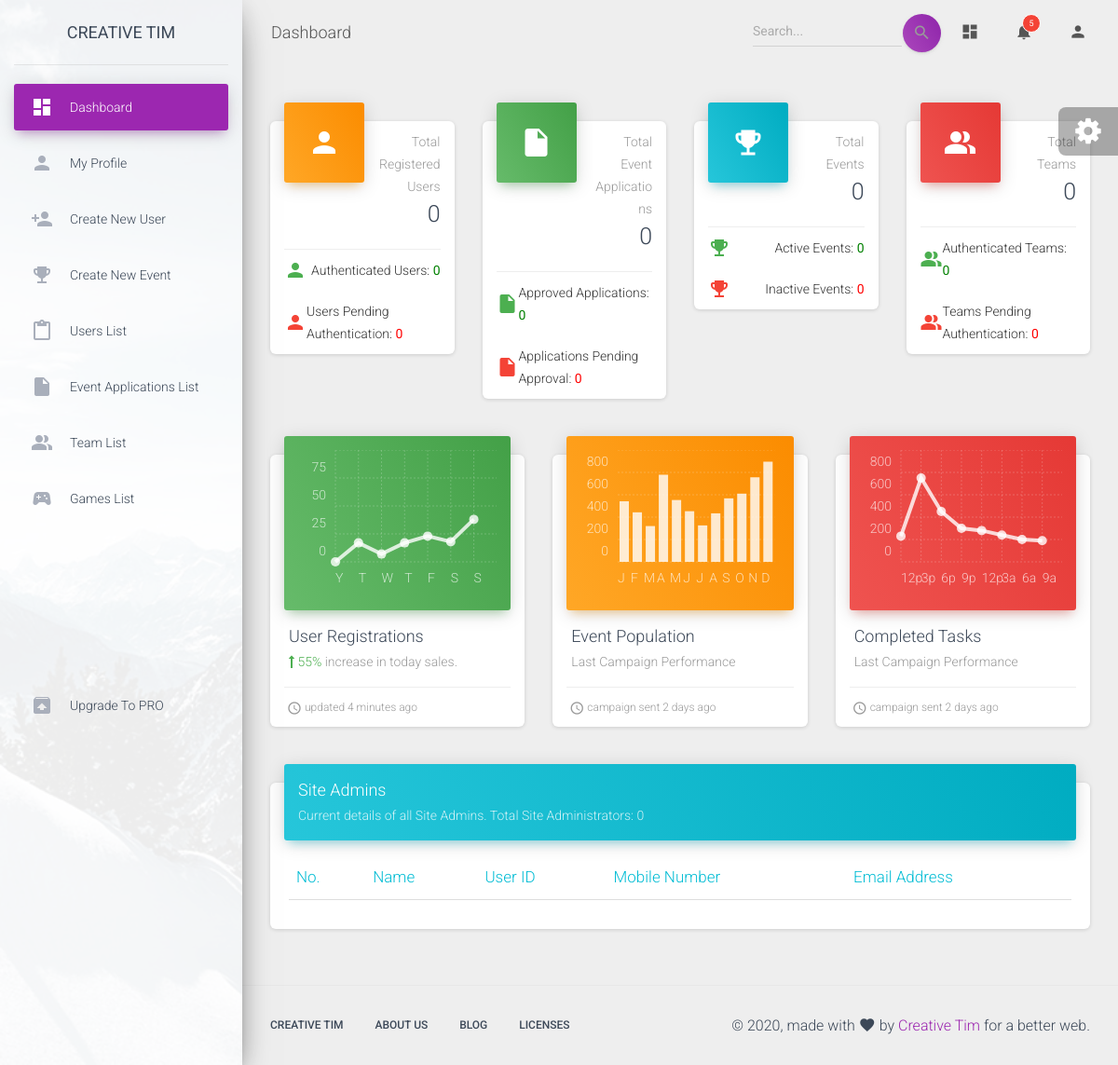
Before: /dashboard_module/dashboard.php with the older database file.
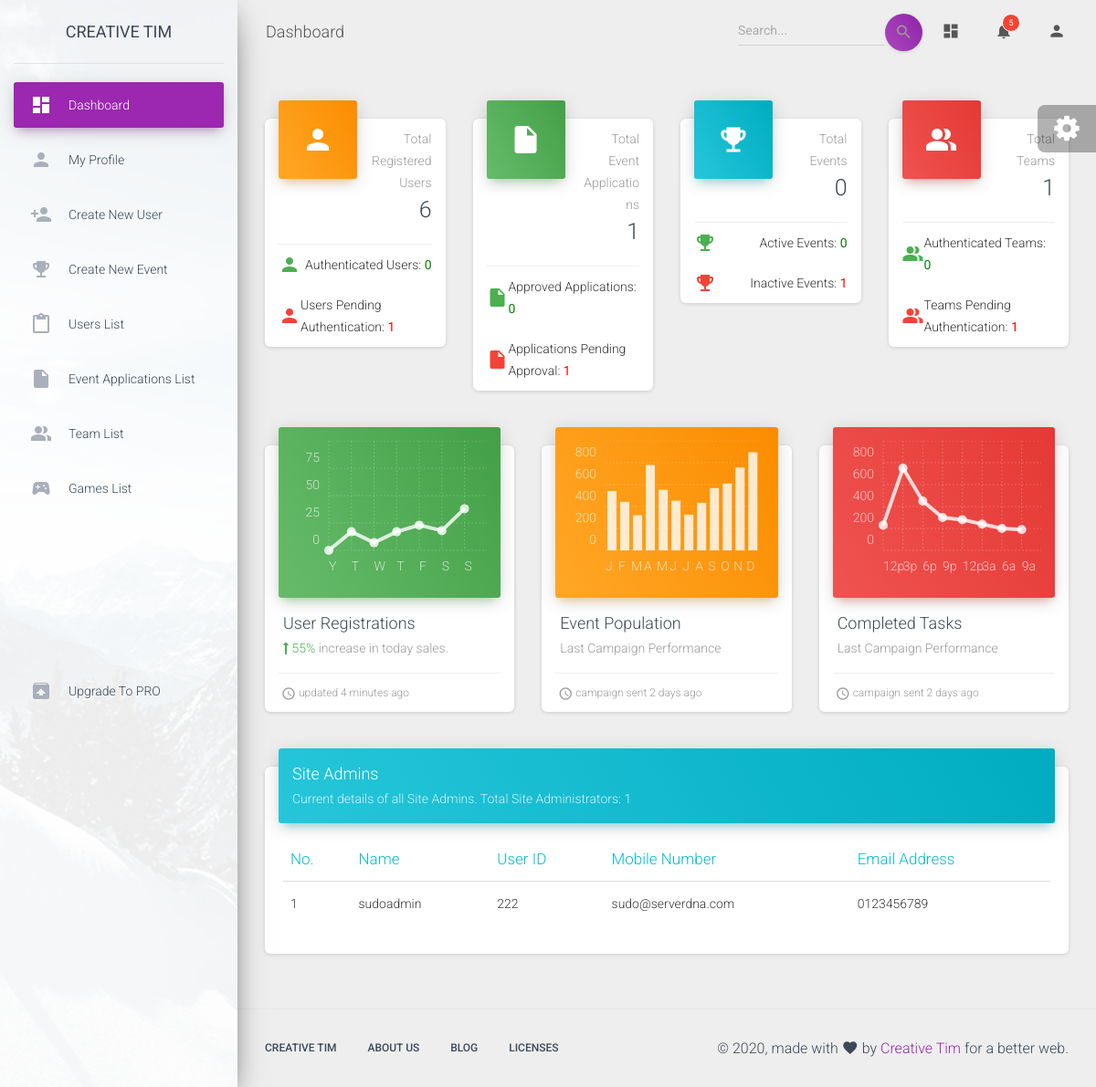
After: the same page with the newer database file.
### tables this page shows
CREATE TABLE `users` (
  `id` int(11) NOT NULL,
  `full_name` varchar(100) NOT NULL,
  `user_id` varchar(50) DEFAULT NULL,
  `mobile_number` varchar(15) NOT NULL,
  `email` varchar(100) NOT NULL,
  `password` varchar(100) NOT NULL,
  `DoB` date NOT NULL,
  `gender` enum('male','female') NOT NULL,
  `status` enum('created','authenticated','inactive','') NOT NULL,
  `accessed_at` datetime DEFAULT NULL,
  `updated_at` datetime NOT NULL,
  `city` varchar(100) NOT NULL,
  `state` varchar(100) NOT NULL,
  `is_admin` int(1) NOT NULL DEFAULT 0,
  `image_url` varchar(50) DEFAULT NULL
);

### dashboard_module/dashboard.php (the view, shortened to what the changed rows need)
<?php
    $con = DatabaseConn();
    $admin_list = mysqli_query($con, "SELECT `full_name`,`user_id`, `email`,`mobile_number` FROM `users` WHERE `is_admin` = '1' AND `status` = 'authenticated'");
    $sql_users = "SELECT COUNT(*) FROM `users` WHERE `is_admin` = '0' AND `status` = 'authenticated'";
    $sql_pending_users = "SELECT COUNT(*) FROM `users` WHERE `is_admin` = '0' AND `status` != 'authenticated'";
    $sql_admin = "SELECT COUNT(*) FROM `users` WHERE `is_admin` = '1'";
    $sql_app = "SELECT COUNT(*) FROM `event_application` WHERE `status` = 'approved'";
    $sql_pending_app = "SELECT COUNT(*) FROM `event_application` WHERE `status` = 'pending'";
    $sql_teams = "SELECT COUNT(*) FROM `teams` WHERE `status` = 'authenticated'";
    $sql_pending_teams = "SELECT COUNT(*) FROM `teams` WHERE `status` = 'pending'";
    $user_total = mysqli_fetch_array(mysqli_query($con, $sql_users));
    $user_pending_total = mysqli_fetch_array(mysqli_query($con, $sql_pending_users));
    $admin_total = mysqli_fetch_array(mysqli_query($con, $sql_admin));
    $app_total = mysqli_fetch_array(mysqli_query($con, $sql_app));
    $app_pending_total = mysqli_fetch_array(mysqli_query($con, $sql_pending_app));
    $teams_total = mysqli_fetch_array(mysqli_query($con, $sql_teams));
    $teams_pending_total = mysqli_fetch_array(mysqli_query($con, $sql_pending_teams));
?>
    <!DOCTYPE html>
    <html lang="en">
    <head>
        <link rel="stylesheet" href="https://maxcdn.bootstrapcdn.com/font-awesome/latest/css/font-awesome.min.css">
        <link href="assets/css/material-dashboard.css?v=2.1.2" rel="stylesheet" />
        <link href="assets/demo/demo.css" rel="stylesheet" />
    </head>
    <body class="">
        <div class="wrapper ">
            <div class="main-panel">
                <div class="content">
                    <div class="container-fluid">
                        <div class="row">
                            <div class="col-lg-3 col-md-6 col-sm-6">
                                <div class="card card-stats">
                                    <div class="card-header card-header-warning card-header-icon">
                                        <div class="card-icon">
                                            <i class="material-icons">person</i>
                                        </div>
                                        <p class="card-category">Total Registered Users</p>
                                        <h3 class="card-title"><?php echo $user_total[0] + $user_pending_total[0]; ?></h3>
                                    </div>
                                    <div class="card-footer">
                                        <div>Users Pending Authentication: <b style="color: red;"><?php echo $teams_pending_total[0]; ?></b></div>
                                    </div>
                                </div>
                            </div>
                            <div class="col-lg-3 col-md-6 col-sm-6">
                                <div class="card card-stats">
                                    <div class="card-header card-header-success card-header-icon">
                                        <div class="card-icon">
                                            <i class="material-icons">insert_drive_file</i>
                                        </div>
                                        <p class="card-category">Total Event Applications</p>
                                        <h3 class="card-title"><?php echo $app_total[0] + $app_pending_total[0]; ?></h3>
                                    </div>
                                    <div class="card-footer">
                                        <div>Applications Pending Approval: <b style="color: red;"><?php echo $teams_pending_total[0]; ?></b></div>
                                    </div>
                                </div>
                            </div>
                            <div class="col-lg-3 col-md-6 col-sm-6">
                                <div class="card card-stats">
                                    <div class="card-footer">
                                        <div>Inactive Events: <b style="color: red;"><?php echo $teams_pending_total[0]; ?></b></div>
                                    </div>
                                </div>
                            </div>
                            <div class="col-lg-3 col-md-6 col-sm-6">
                                <div class="card card-stats">
                                    <div class="card-header card-header-danger card-header-icon">
                                        <div class="card-icon">
                                            <i class="material-icons">people_alt</i>
                                        </div>
                                        <p class="card-category">Total Teams</p>
                                        <h3 class="card-title"><?php echo $teams_total[0] + $teams_pending_total[0]; ?></h3>
                                    </div>
                                    <div class="card-footer">
                                        <div>Teams Pending Authentication: <b style="color: red;"><?php echo $teams_pending_total[0]; ?></b></div>
                                    </div>
                                </div>
                            </div>
                        </div>
                        <div class="row">
                            <div class="col-lg-12 col-md-12">
                                <div class="card">
                                    <div class="card-header card-header-info">
                                        <h4 class="card-title">Site Admins</h4>
                                        <p class="card-category">Current details of all Site Admins. Total Site Administrators: <?php echo $admin_total[0]; ?></p>
                                    </div>
                                    <div class="card-body table-responsive">
                                        <table class="table table-hover">
                                            <thead class="text-info">
                                                <th>No.</th>
                                                <th>Name</th>
                                                <th>User ID</th>
                                                <th>Mobile Number</th>
                                                <th>Email Address</th>
                                            </thead>
                                            <tbody>
                                            <tr>
                                                <?php $ctr = 1;
                                                while($row = mysqli_fetch_array($admin_list)):;?>
                                                <tr>
                                                <td><span><?php echo $ctr;?></span></td>
                                                <td><span><?php echo $row[0];?></span></td>
                                                <td><span><?php echo $row[1];?></span></td>
                                                <td><span><?php echo $row[2];?></span></td>
                                                <td><span><?php echo $row[3];?></span></td>
                                                </tr>
                                                <?php $ctr++;
                                                endwhile;?>
                                            </tr>
                                            </tbody>
                                        </table>
                                    </div>
                                </div>
                            </div>
                        </div>
                    </div>
                </div>
            </div>
        </div>
    </body>
    </html>

Changed rows visible on the page:
added users: full_name "sudoadmin", user "222", email "sudo@serverdna.com", mobile_number "0123456789"
Other visible differences:
$user_total[0] + $user_pending_total[0]: "0" → "6"
$teams_pending_total[0]: "0" → "1"
$app_total[0] + $app_pending_total[0]: "0" → "1"
$teams_total[0] + $teams_pending_total[0]: "0" → "1"
$admin_total[0]: "0" → "1"
